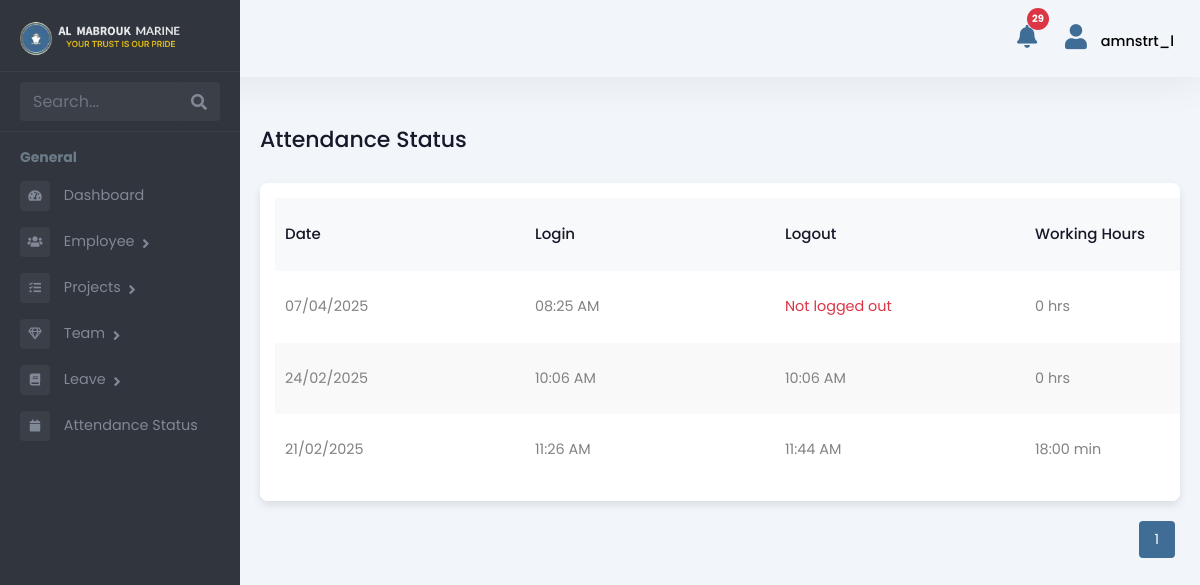
Page /manager/attendance-status/ (signed in) on the earlier database version.
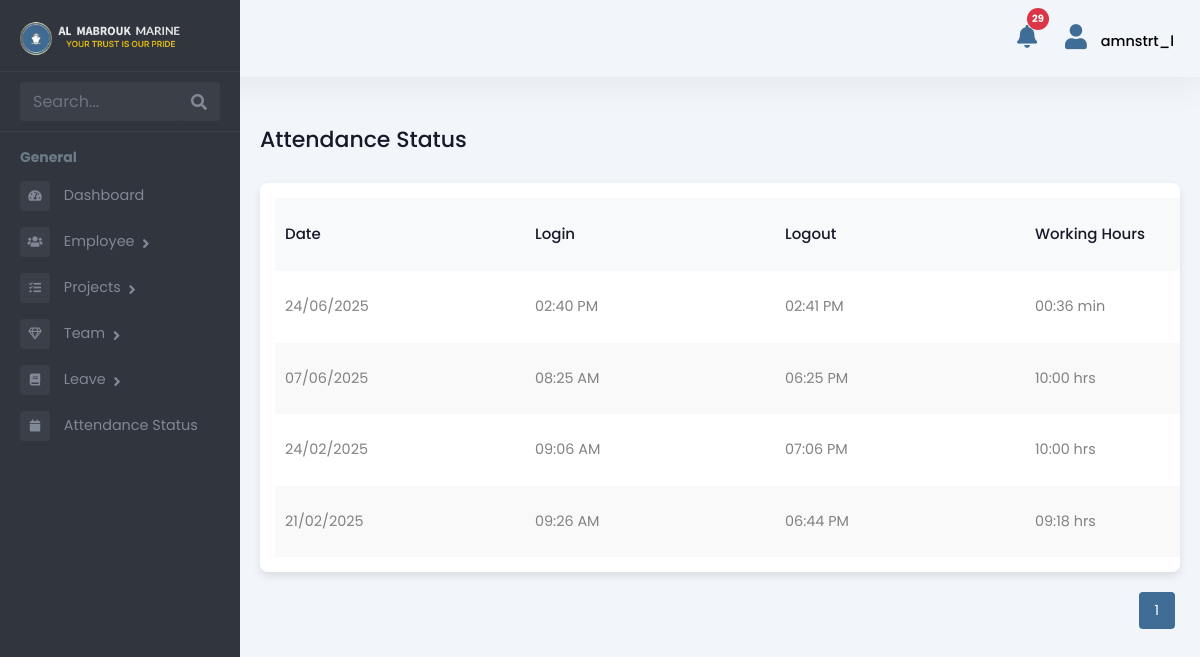
Same page on the later database version.
### Admin/models.py (models this page shows, shortened)
class Attendance(models.Model):
    LOCATION_CHOICES = [
        ('DMC', 'DMC Warehouse'),
        ('DMC_PRT', 'DMC Port'),
        ('FUJ', 'FUJ'),
        ('KFK', 'KFK'),
        ('ABU', 'Abu Dhabi'),
        ('BDO', 'Bur Dubai Office'),
        ('SHJ_KP', 'Sharjah Khalid Port'),
        ('SHJ_HP', 'Sharjah Hamriya Port'),
        ('AJM_PRT', 'Ajman Port'),
        ('ABU_KP', 'Abu Dhabi Khalifa Port'),
        ('ABU_MP', 'Abu Dhabi Mussafah Port'),
        ('RAK_JZP', 'RAK Al Jazeera Port'),
        ('RAK_MCP', 'RAK Maritime City'),
        ('RAK_SRP', 'RAK Steven Rock Port'),
        ('DXB_DMC', 'Dubai Maritime City Port'),
        ('DXB_PR', 'Port Rashid'),
        ('DXB_HP', 'Dubai Hamriya Port'),
        ('DXB_MHJ', 'Dubai Marina Harbor Jumeirah'),
        ('DXB_AJD', 'Al Jadaf Port Dubai'),
        ('OVERSEAS', 'Overseas'),
    ]
    STATUS_CHOICES = [
        ('PENDING', 'Pending'),
        ('APPROVED', 'Approved'),
        ('REJECTED', 'Rejected'),
    ]
    ATTENDANCE_STATUS = [
        ('PRESENT', 'Present'),
        ('WORK FROM HOME', 'Work from Home'),
    ]
    employee = models.ForeignKey(
        Employee, related_name='attendance_set', on_delete=models.CASCADE
    )
    project = models.ForeignKey(
        'Project', on_delete=models.SET_NULL, null=True, blank=True, related_name='attendance_set'
    )  # New field added
    login_time = models.DateTimeField(null=True, blank=True)
    log_out_time = models.DateTimeField(null=True, blank=True)
    total_hours_of_work = models.DecimalField(max_digits=10, decimal_places=2, null=True, blank=True)
    location = models.CharField(max_length=20, choices=LOCATION_CHOICES, null=True, blank=True)
    attendance_status = models.CharField(max_length=20, choices=ATTENDANCE_STATUS, null=True, blank=True)
    status = models.CharField(max_length=10, choices=STATUS_CHOICES, default='PENDING')
    rejection_reason = models.TextField(null=True, blank=True)
    rejected_by = models.ForeignKey(User, on_delete=models.SET_NULL, null=True, blank=True, related_name='rejected_attendance')
    travel_in_time = models.DateTimeField(null=True, blank=True)
    travel_out_time = models.DateTimeField(null=True, blank=True)
    total_travel_time = models.DecimalField(max_digits=10, decimal_places=2, null=True, blank=True)

### manager/views.py (the view)
# urls.py: path('attendance-status/', attendance, name='admstrn_attendance_status'),
@login_required
def attendance(request):
    employee = get_object_or_404(Employee, user=request.user)
    attendance_records = Attendance.objects.filter(employee=employee).order_by('-login_time')
    paginator = Paginator(attendance_records, 10)  # Show 10 records per page
    page_number = request.GET.get('page')
    page_obj = paginator.get_page(page_number)
    context = {
        "role": "Manager",
        'attendance_records': page_obj,  # Use `page_obj` instead of `attendance_records`
    }
    return render(request, 'Manager/attendance.html', context)

### Admin/templatetags/custom_filters.py (called while the page is built)
@register.filter
def format_work_duration(decimal_hours):
    if decimal_hours is None:
        return "00:00"
    try:
        total_seconds = int(float(decimal_hours) * 3600)
        if total_seconds < 3600:
            minutes = total_seconds // 60
            seconds = total_seconds % 60
            return f"{minutes:02d}:{seconds:02d} min"
        else:
            hours = total_seconds // 3600
            minutes = (total_seconds % 3600) // 60
            return f"{hours:02d}:{minutes:02d} hrs"
    except (ValueError, TypeError):
        return "00:00"

### templates/Manager/attendance.html (shortened to what this page needs)
{% extends 'Manager/managerbase.html' %}
{% load custom_filters %}
{% load static %}
{% block content %}
<div class="emply-list-wraper">
    <div class="pg-title">
        <h1>Attendance Status</h1>
    </div>
    <div class="widget-box table-wdgt">
        <table id="employeeTable">
            <thead>
                <tr>
                    <th>Date</th>
                    <th>Login</th>
                    <th>Logout</th>
                    <th>Working Hours</th>
                </tr>
            </thead>
            <tbody>
                {% for record in attendance_records %}
                <tr>
                    <td>{{ record.login_time|date:"d/m/Y" }}</td>
                    <td>{{ record.login_time|time:"h:i A" }}</td>
                    <td>
                        {% if record.log_out_time %}
                        {{ record.log_out_time|time:"h:i A" }}
                        {% else %}
                        <span class="text-danger">Not logged out</span>
                        {% endif %}
                    </td>
                    <td>
                        {% if record.total_hours_of_work %}
                        {{ record.total_hours_of_work|format_work_duration }}
                        {% else %}
                        0 hrs
                        {% endif %}
                    </td>
                </tr>
                {% empty %}
                <tr>
                    <td colspan="5" class="text-center">No attendance records found.</td>
                </tr>
                {% endfor %}
            </tbody>
        </table>
    </div>
    <div class="pagination" id="pagination">
    {% with current=attendance_records.number %}
        {% for num in attendance_records.paginator.page_range %}
            {% if num >= current|add:"-1" and num <= current|add:"1" %}
                {% if num == current %}
                    <button class="active">{{ num }}</button>
                {% else %}
                    <a href="?page={{ num }}">
                        <button>{{ num }}</button>
                    </a>
                {% endif %}
            {% endif %}
        {% endfor %}
    {% endwith %}
</div>
</div>
{% endblock %}

Differences in the rows shown:
added Attendance: login_time "24/06/2025", login_time "02:40 PM", log_out_time "02:41 PM", total_hours_of_work "00:36 min"
changed Attendance "08:25 AM": login_time "07/04/2025" → "07/06/2025"; log_out_time (not shown) → "06:25 PM"; total_hours_of_work (not shown) → "10:00 hrs"; no longer shows "Not logged out"; no longer shows "0 hrs"
changed Attendance (number 3 of 4 on the later page): login_time "10:06 AM" → "09:06 AM"; log_out_time "10:06 AM" → "07:06 PM"; total_hours_of_work (not shown) → "10:00 hrs"; no longer shows "0 hrs"
changed Attendance: login_time "11:26 AM" → "09:26 AM"; log_out_time "11:44 AM" → "06:44 PM"; total_hours_of_work "18:00 min" → "09:18 hrs"
